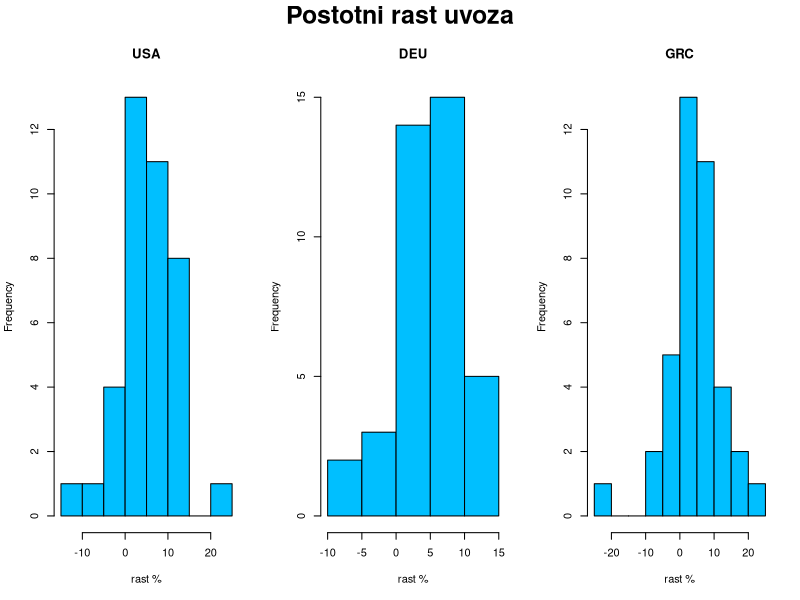
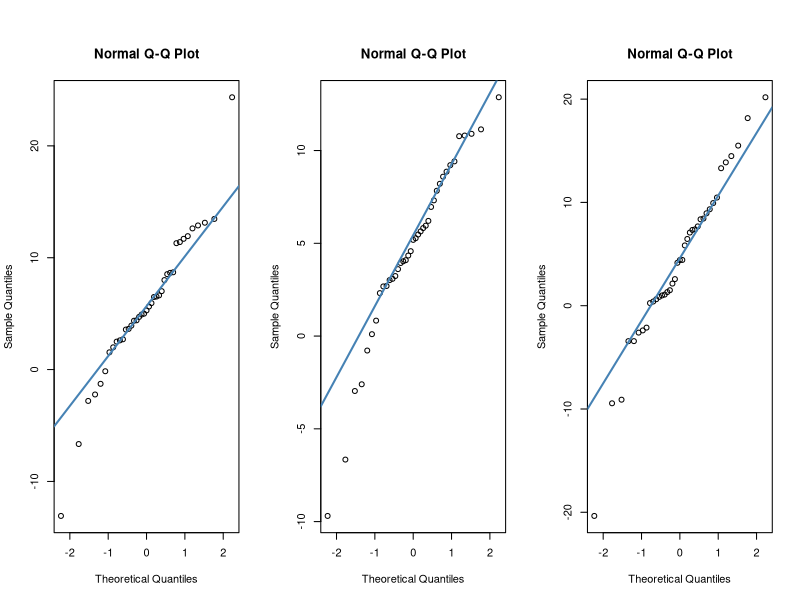
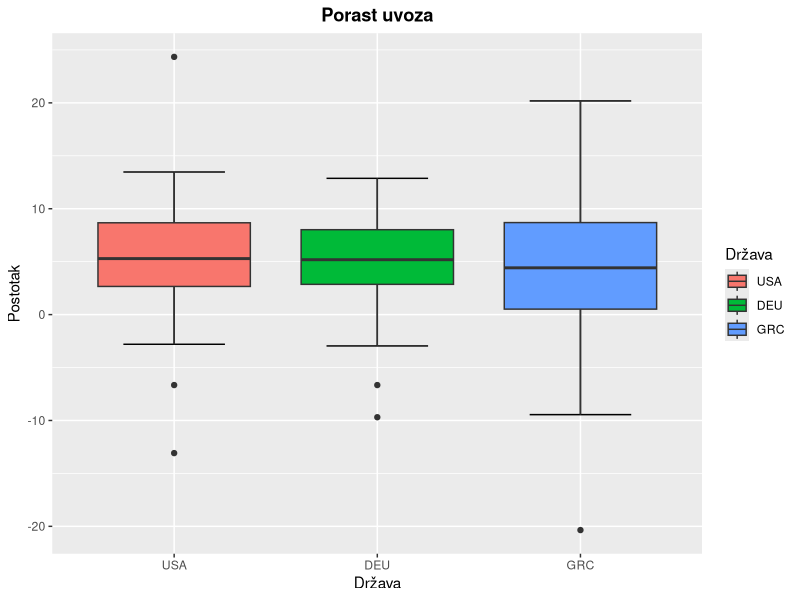
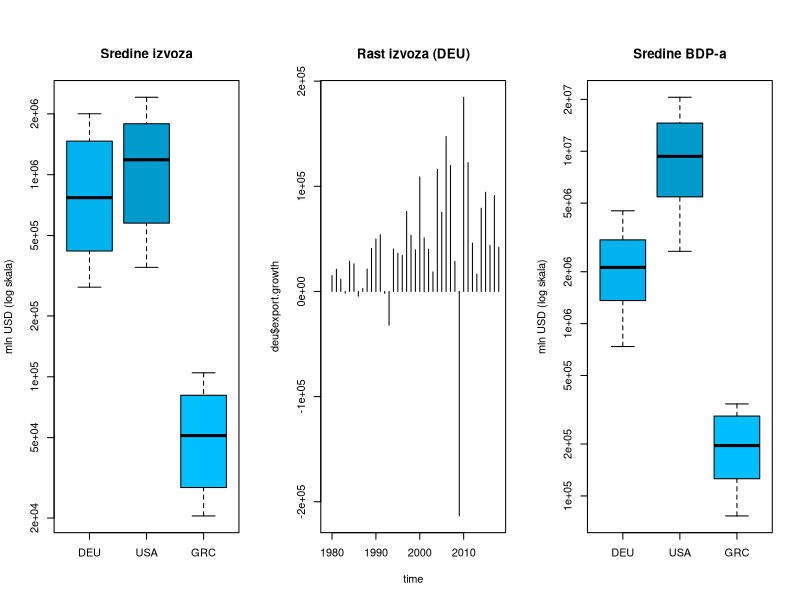
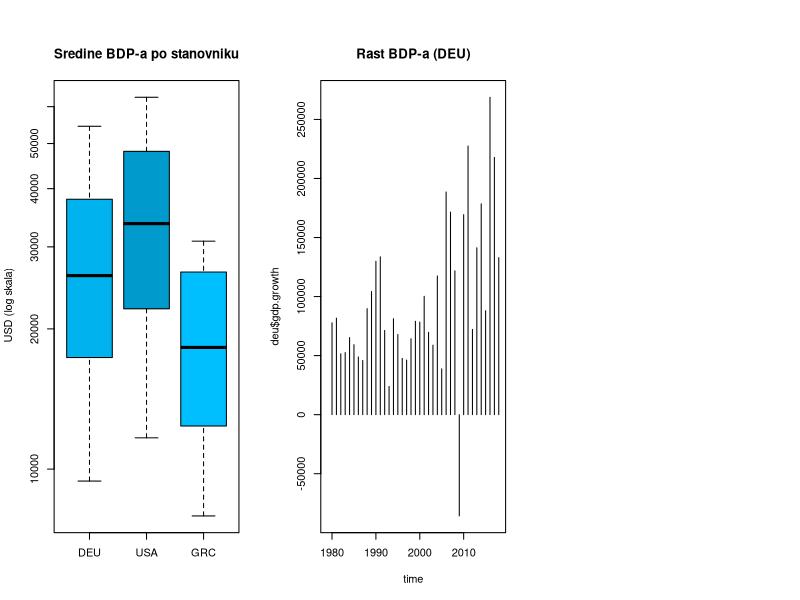
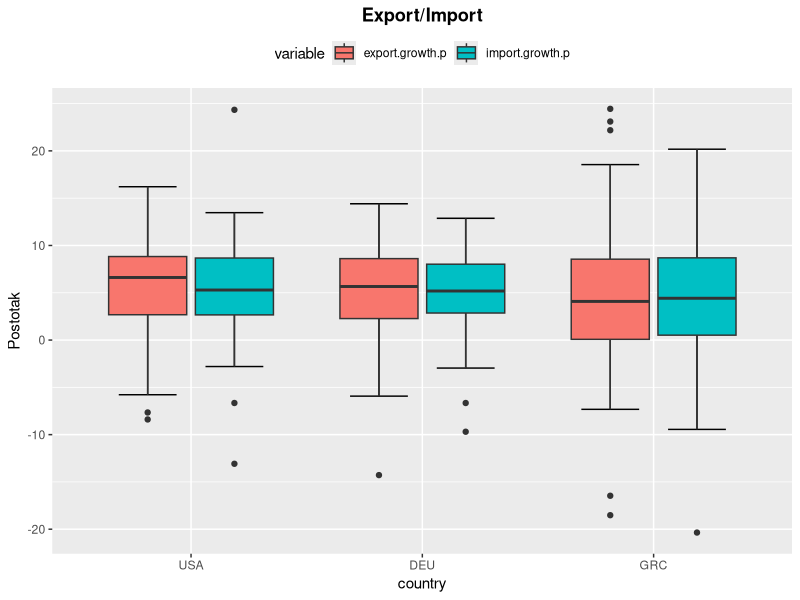

Source code (R) for these figures, in order:
## ---- chunk 1
library(knitr)
knitr::opts_chunk$set(echo = TRUE, warning = FALSE)

library(tidyverse)
library(reshape2)

Sys.setlocale(locale = "hr_HR.utf8")
## ---- chunk 2
export.data = read.csv("Export_data.csv", fileEncoding="UTF-8-BOM")
# head(export.data)

import.data = read.csv("Import_data.csv", fileEncoding="UTF-8-BOM")
# head(import.data)

gdp.data = read.csv("GDP_data.csv", fileEncoding="UTF-8-BOM")
# head(gdp.data)

gdp.pc.data = read.csv("GDPpercapita_data.csv", fileEncoding="UTF-8-BOM")
# head(gdp.pc.data)
## ---- chunk 3
export.loc.cnt = export.data %>% group_by(LOCATION) %>%
    summarise(exp_n = n(), exp_est = sum(Flag.Codes == 'E')) %>%
    arrange(desc(exp_n), exp_est)
import.loc.cnt = import.data %>% group_by(LOCATION) %>%
    summarise(imp_n = n(), imp_est = sum(Flag.Codes == 'E')) %>%
    arrange(desc(imp_n), imp_est)
gdp.loc.cnt = gdp.data %>% group_by(LOCATION) %>%
    summarise(gdp_n = n(), gdp_est = sum(Flag.Codes == 'E')) %>%
    arrange(desc(gdp_n), gdp_est)
gdp.pc.loc.cnt = gdp.pc.data %>% group_by(LOCATION) %>%
    summarise(gdp_pc_n = n(), gdp_pc_est = sum(Flag.Codes == 'E')) %>%
    arrange(desc(gdp_pc_n), gdp_pc_est)
loc.cnt = merge(merge(export.loc.cnt, import.loc.cnt), merge(gdp.loc.cnt, gdp.pc.loc.cnt))
knitr::kable(
  head(arrange(loc.cnt,
               desc(loc.cnt[,2]), desc(loc.cnt[,4]), desc(loc.cnt[,6]), desc(loc.cnt[,8]),
               loc.cnt[,3], loc.cnt[,5], loc.cnt[,7], loc.cnt[,9]), 20),
  caption = "Broj podataka za pojedinu državu"
)
## ---- chunk 4
remove(export.loc.cnt, import.loc.cnt, gdp.loc.cnt, gdp.pc.loc.cnt, loc.cnt)
## ---- chunk 5
time = 1979:2018
usa = data.frame(year = 1979:2018,
                 export.mln_usd = export.data$Value[export.data$LOCATION == "USA"],
                 import.mln_usd = import.data$Value[import.data$LOCATION == "USA"],
                 gdp.mln_usd = gdp.data$Value[gdp.data$LOCATION == "USA"],
                 gdp.pc.usd_cap = gdp.pc.data$Value[gdp.pc.data$LOCATION == "USA"])
usa$net.trade = usa$export.mln_usd - usa$import.mln_usd
deu = data.frame(year = 1979:2019,
                 export.mln_usd = export.data$Value[export.data$LOCATION == "DEU"],
                 import.mln_usd = import.data$Value[import.data$LOCATION == "DEU"],
                 gdp.mln_usd = gdp.data$Value[gdp.data$LOCATION == "DEU"],
                 gdp.pc.usd_cap = gdp.pc.data$Value[gdp.pc.data$LOCATION == "DEU"])
deu$net.trade = deu$export.mln_usd - deu$import.mln_usd
grc = data.frame(year = 1979:2019,
                 export.mln_usd = export.data$Value[export.data$LOCATION == "GRC"],
                 import.mln_usd = import.data$Value[import.data$LOCATION == "GRC"],
                 gdp.mln_usd = gdp.data$Value[gdp.data$LOCATION == "GRC"],
                 gdp.pc.usd_cap = gdp.pc.data$Value[gdp.pc.data$LOCATION == "GRC"])
grc$net.trade = grc$export.mln_usd - grc$import.mln_usd
## ---- chunk 6
usa = usa %>% mutate(import.mln_usd,
                     import.growth = import.mln_usd - lag(import.mln_usd),
                     import.growth.p = import.growth / lag(import.mln_usd) * 100)
deu = deu %>% mutate(import.mln_usd, 
                     import.growth = import.mln_usd - lag(import.mln_usd),
                     import.growth.p = import.growth / lag(import.mln_usd) * 100)
grc = grc %>% mutate(import.mln_usd,
                     import.growth = import.mln_usd - lag(import.mln_usd),
                     import.growth.p = import.growth / lag(import.mln_usd) * 100)
usa = usa %>% mutate(export.mln_usd, 
                     export.growth = export.mln_usd - lag(export.mln_usd),
                     export.growth.p = export.growth / lag(export.mln_usd) * 100)
deu = deu %>% mutate(export.mln_usd,
                     export.growth = export.mln_usd - lag(export.mln_usd),
                     export.growth.p = export.growth / lag(export.mln_usd) * 100)
grc = grc %>% mutate(export.mln_usd,
                     export.growth = export.mln_usd - lag(export.mln_usd),
                     export.growth.p = export.growth / lag(export.mln_usd) * 100)
usa = usa %>% mutate(gdp.mln_usd,
                     gdp.growth = gdp.mln_usd - lag(gdp.mln_usd),
                     gdp.growth.p = gdp.growth / lag(gdp.mln_usd) * 100)
deu = deu %>% mutate(gdp.mln_usd,
                     gdp.growth = gdp.mln_usd - lag(gdp.mln_usd),
                     gdp.growth.p = gdp.growth / lag(gdp.mln_usd) * 100)
grc = grc %>% mutate(gdp.mln_usd,
                     gdp.growth = gdp.mln_usd - lag(gdp.mln_usd),
                     gdp.growth.p = gdp.growth / lag(gdp.mln_usd) * 100)
usa = usa %>% mutate(gdp.pc.usd_cap,
                     gdp.pc.growth = gdp.pc.usd_cap - lag(gdp.pc.usd_cap),
                     gdp.pc.growth.p = gdp.pc.growth / lag(gdp.pc.usd_cap) * 100)
deu = deu %>% mutate(gdp.pc.usd_cap,
                     gdp.pc.growth = gdp.pc.usd_cap - lag(gdp.pc.usd_cap),
                     gdp.pc.growth.p = gdp.pc.growth / lag(gdp.pc.usd_cap) * 100)
grc = grc %>% mutate(gdp.pc.usd_cap,
                     gdp.pc.growth = gdp.pc.usd_cap - lag(gdp.pc.usd_cap),
                     gdp.pc.growth.p = gdp.pc.growth / lag(gdp.pc.usd_cap) * 100)
# brisemo zadnju opservaciju za deu i grc jer usa nema podatke za 2019.g.
deu = deu[-nrow(deu),]
grc = grc[-nrow(grc),]
## ---- chunk 7
data.all = bind_rows(lapply(c("USA", "DEU", "GRC"), function (x) {
  data.frame(country=x, get(tolower(x)))
}))
data.all$country = factor(data.all$country, levels = c("USA", "DEU", "GRC"))
## ---- chunk 8
summary(usa)
summary(deu)
summary(grc)
## ---- chunk 9
par(mfrow = c(1, 3), oma = c(0, 0, 2, 0))
hist(usa$import.growth.p, main="USA", xlab="rast %", col="deepskyblue")
hist(deu$import.growth.p, main="DEU", xlab="rast %", col="deepskyblue")
hist(grc$import.growth.p, main="GRC", xlab="rast %", col="deepskyblue")
mtext("Postotni rast uvoza", outer = T, cex = 1.5, font = 2)
## ---- chunk 10
qqnorm(usa$import.growth.p)
qqline(usa$import.growth.p, col = "steelblue", lwd = 2)

qqnorm(deu$import.growth.p)
qqline(deu$import.growth.p, col = "steelblue", lwd = 2)

qqnorm(grc$import.growth.p)
qqline(grc$import.growth.p, col = "steelblue", lwd = 2)
## ---- chunk 11
ggplot(na.omit(data.all), aes(x=country, y=import.growth.p)) +
  stat_boxplot(geom = "errorbar", width = 0.5) +
  geom_boxplot(aes(fill=country)) +
  labs(title = "Porast uvoza", x = "Država", y = "Postotak", fill = "Država") +
  theme(plot.title = element_text(hjust = 0.5, face = "bold"))
## ---- chunk 12
boxplot(deu$export.mln_usd,
        usa$export.mln_usd,
        grc$export.mln_usd,
        names = c("DEU", "USA", "GRC"), main = "Sredine izvoza",
        col = c("deepskyblue2", "deepskyblue3", "deepskyblue"),
        ylab = "mln USD (log skala)",
        log = "y")
## ---- chunk 13
plot(time, deu$export.growth, type = "h", main = "Rast izvoza (DEU)")
## ---- chunk 14
boxplot(deu$gdp.mln_usd,
        usa$gdp.mln_usd,
        grc$gdp.mln_usd,
        names = c("DEU", "USA", "GRC"), main = "Sredine BDP-a",
        col = c("deepskyblue2", "deepskyblue3", "deepskyblue"),
        ylab = "mln USD (log skala)",
        log = "y")
## ---- chunk 15
boxplot(deu$gdp.pc.usd_cap,
        usa$gdp.pc.usd_cap,
        grc$gdp.pc.usd_cap,
        names = c("DEU", "USA", "GRC"), main = "Sredine BDP-a po stanovniku",
        col = c("deepskyblue2", "deepskyblue3", "deepskyblue"),
        ylab = " USD (log skala)",
        log = "y")

## ---- chunk 16
plot(time, deu$gdp.growth, type = "h", main = "Rast BDP-a (DEU)")
## ---- chunk 17
exp.imp = melt(data.all, id.vars = "country",
               measure.vars = c("export.growth.p", "import.growth.p"), na.rm = T)
ggplot(exp.imp, aes(x = country, y = value, fill = variable)) +
  stat_boxplot(geom = "errorbar", width = 0.5, position = position_dodge(0.75)) +
  geom_boxplot() +
  labs(title = "Export/Import", y="Postotak") +
  theme(plot.title = element_text(hjust = 0.5, face = "bold"), legend.position = "top")
## ---- chunk 18
var.test(usa$export.growth.p, usa$import.growth.p, alternative = "two.sided",
         na.action = na.omit)
## ---- chunk 19
t.test(usa$export.growth.p, usa$import.growth.p, alternative = "greater", var.equal = TRUE,
       na.action = na.omit)
